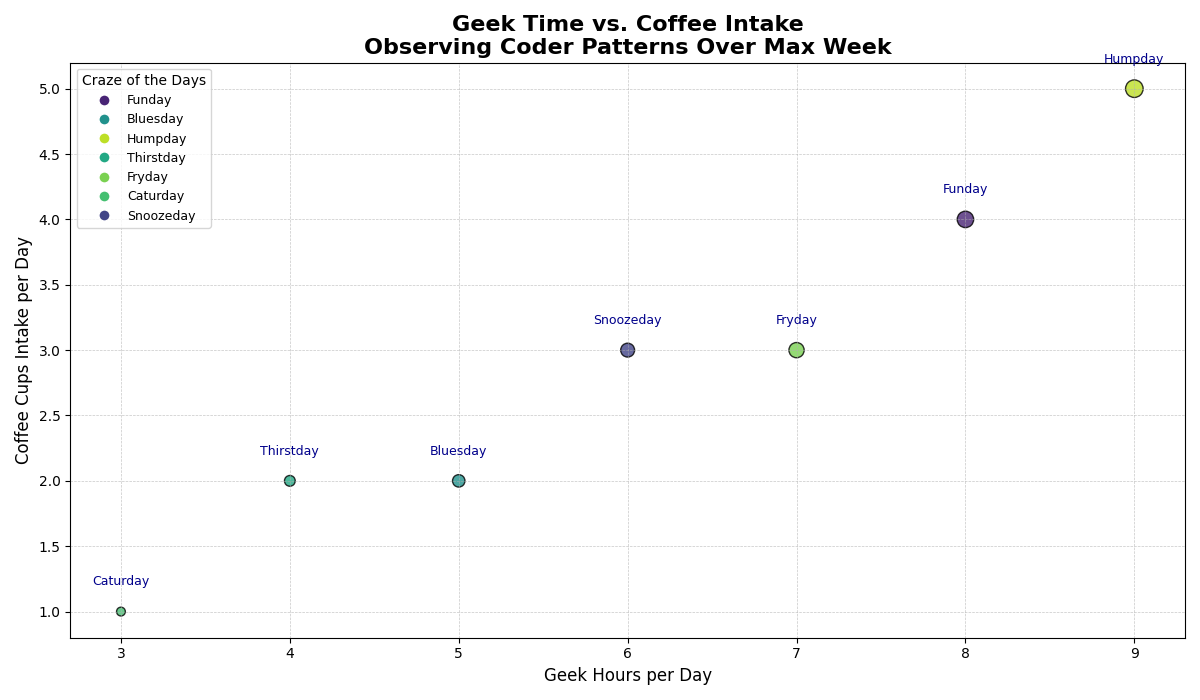

Write the Python code that produced this figure.
import matplotlib.pyplot as plt
import numpy as np

# Altered days of the week
days = ["Funday", "Bluesday", "Humpday", "Thirstday", "Fryday", "Caturday", "Snoozeday"]

# Manually shuffled data arrays that maintain the original structure
hours_of_coding_shuffled = np.array([8, 5, 9, 4, 7, 3, 6])  # Random shuffling of original data
caffeine_consumption_shuffled = np.array([4, 2, 5, 2, 3, 1, 3])
tiredness_level_shuffled = np.array([7, 4, 8, 3, 6, 2, 5])
marker_sizes_shuffled = tiredness_level_shuffled * 20

# Corresponding shuffled colors
shuffled_colors = np.array([
    plt.cm.viridis(0.1),
    plt.cm.viridis(0.5),
    plt.cm.viridis(0.9),
    plt.cm.viridis(0.6),
    plt.cm.viridis(0.8),
    plt.cm.viridis(0.7),
    plt.cm.viridis(0.2)
])

plt.figure(figsize=(12, 7))
plt.scatter(hours_of_coding_shuffled, caffeine_consumption_shuffled, s=marker_sizes_shuffled, c=shuffled_colors, alpha=0.8, edgecolors='black', linewidth=1)

for i, day in enumerate(days):
    plt.text(hours_of_coding_shuffled[i], caffeine_consumption_shuffled[i] + 0.2, day, fontsize=9, ha='center', color='darkblue')

plt.title('Geek Time vs. Coffee Intake\nObserving Coder Patterns Over Max Week', fontsize=16, fontweight='bold')
plt.xlabel('Geek Hours per Day', fontsize=12)
plt.ylabel('Coffee Cups Intake per Day', fontsize=12)
plt.grid(True, linestyle='--', linewidth=0.5, alpha=0.7)

handles = [plt.Line2D([0], [0], marker='o', color='w', markerfacecolor=shuffled_colors[i], markersize=8, label=days[i]) for i in range(len(days))]
plt.legend(title='Craze of the Days', handles=handles, loc='best', fontsize=9)
plt.tight_layout()

plt.show()
